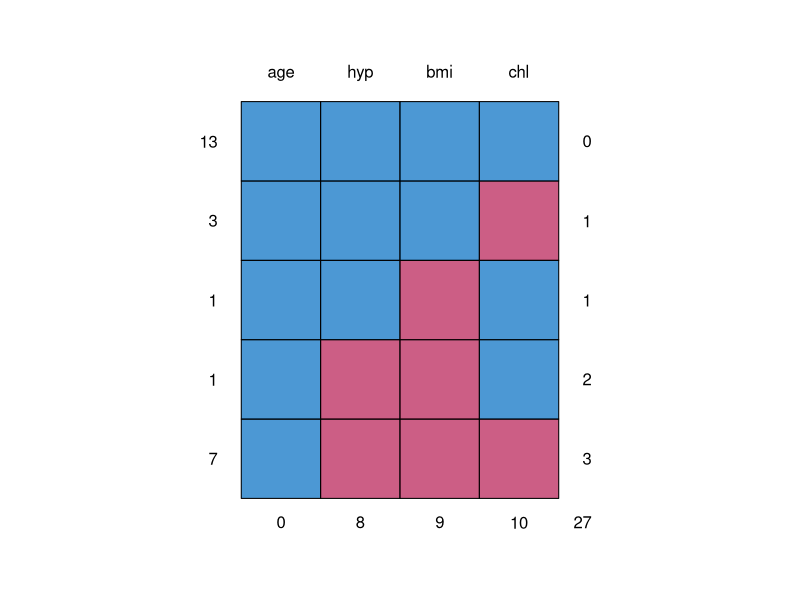
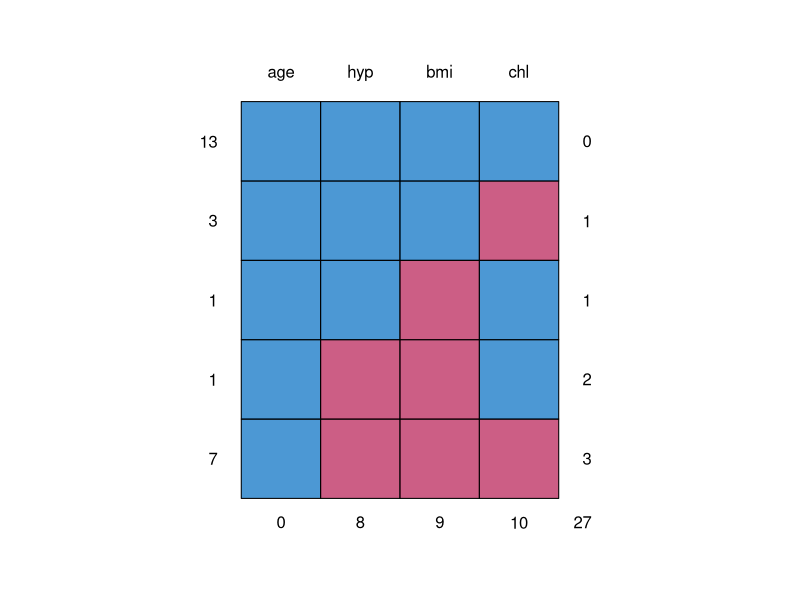
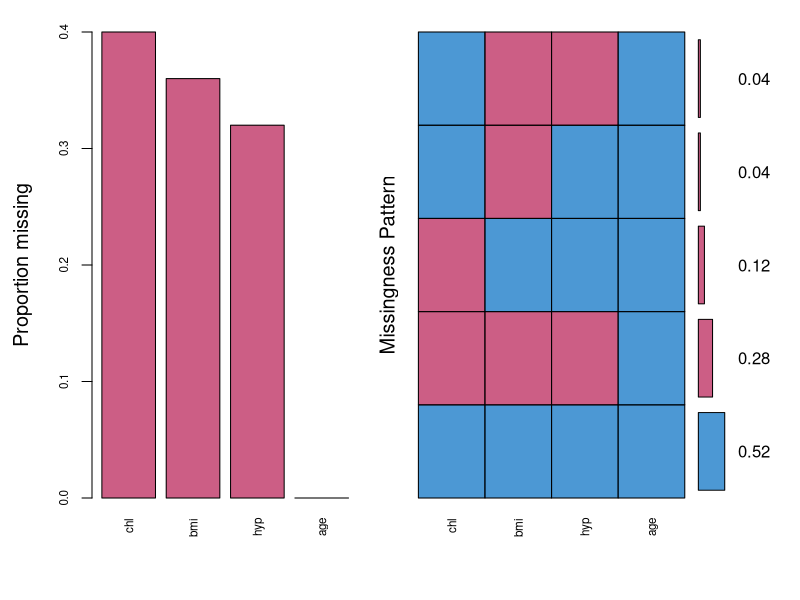
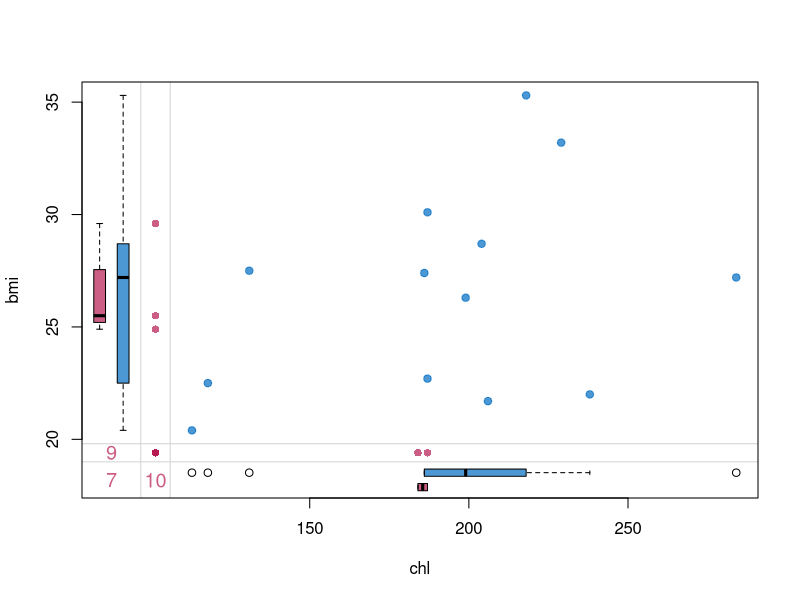

Source code (R) for these figures, in order: (Note: this script raises an error after producing the figures.)
## ---- chunk 1
knitr::opts_chunk$set(echo = TRUE)

## ---- chunk 2
# required libraries
library(mice)
library(VIM)
library(lattice)


# load data
data(nhanes)
str(nhanes)
nhanes$age <- factor(nhanes$age)
## ---- chunk 3
md.pattern(nhanes)
## ---- chunk 4
md.pattern(nhanes)
## ---- chunk 5
nhanes_aggr <- aggr(nhanes,col=mdc(1:2),numbers=TRUE,sortVars=TRUE,
labels=names(nhanes),cex.axis=.7, gap=3, ylab=c("Proportion missing","Missingness Pattern"))
## ---- chunk 6
marginplot(nhanes[, c("chl", "bmi")], col = mdc(1:2), cex.numbers = 1.2, pch = 19)
## ---- chunk 7
imp <- mice(nhanes, m=20, printFlag=FALSE, maxit = 40, seed=2525) 
# The output imp contains m=20 completed datasets 
# Imputation by default used predictive mean matching 
# (we will discuss that method shortly!)
fit.mi <- with(data=imp, expr = lm(chl ~ age + bmi))
#Function with() used to fit a simple linear model to each imputed dataset
#Expr stands for model expression
## ---- chunk 8
fit.mi$analyses[[1]] #see analysis of 1st imputed dataset
fit.mi$analyses[[20]] #see analysis of 20th imputed dataset

## ---- chunk 9
combFit <- pool(fit.mi) # Combine all the results of the 20 imputed datasets

round(summary(combFit),2)

## ---- chunk 10
imp$method
## ---- chunk 11
imp50 <- mice(nhanes, m=50, printFlag=FALSE, maxit = 40, seed=2525)
fit.mi50 <- with(data=imp50, expr = lm(chl ~ age + bmi))
combFit <- pool(fit.mi50)
round(summary(combFit),2)
## ---- chunk 12
# Extract the imputations for bmi
imp$imp$bmi
## ---- chunk 13

# Extract the second complete dataset
imp_2 <- complete(imp, 2)
head(imp_2)
## ---- chunk 14
# scatterplot (of chl and bmi) for each imputed dataset
xyplot(imp, bmi ~ chl | .imp, pch = 20, cex = 1.4)
## ---- chunk 15
# To detect interesting differences in distribution between observed and imputed data
densityplot(imp)
## ---- chunk 16
# Create an indicator variable of BMI, coded as 1 if BMI >= 25, 0 if BMI<25, 
# NA if BMI is missing
nhanes$overwt <- ifelse(is.na(nhanes$bmi),NA,ifelse(nhanes$bmi<25,0,1))
nhanes_new <- nhanes[,-which(names(nhanes) %in% "bmi")]
nhanes_new$overwt <- as.factor(nhanes_new$overwt)

# MICE
imp_new <- mice(nhanes_new, m=20, printFlag=FALSE, maxit = 40, seed=2525) 
fit.mi_new <- with(data=imp_new, expr = lm(chl ~ age + overwt))
combFit_new <- pool(fit.mi_new)
round(summary(combFit_new),2)
## ---- chunk 17
# See the univariate imputation model for each incomplete variable that mice() used
# for your data as default
imp_new$meth

# Possible imputation models provided by mice()
methods(mice)
## ---- chunk 18
# Since hypertension is binary, we want to change the default imputation method
meth=imp_new$meth
meth = c("", "logreg", "pmm","logreg")
nhanes_new$hyp <- as.factor(nhanes_new$hyp)
imp_new2 <- mice(nhanes_new, m=20, printFlag=FALSE, maxit = 40, seed=2525,
                 method = meth) 
imp_new2$method

# Visiting sequence
imp_new2$vis
## ---- chunk 19
# Predictor matrix: Which variables does mice() use as predictors 
# for imputation of each incomplete variable?
imp_new2$pred

# We can specify relevant predictors as follows:
# Suppose hypertension should not predict overweight and cholesterol
pred=imp_new2$pred;
pred[, "hyp"] = 0
pred
